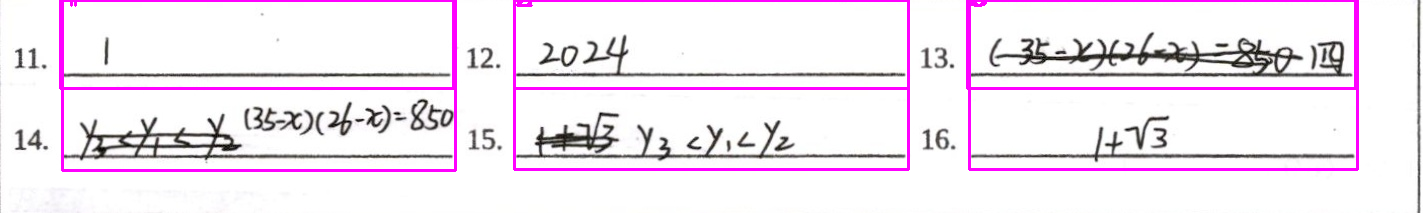
#> input picture OCRAutoScore/segmentation/blankSegmentation/debug/1972.png, 1423 x 213 px
$ python -i blank_segmentation.py   (imports and definitions only)
#> lines starting #> are read from the running program, lines starting #| are printed output that depends on the picture; after the words box and inside, x2 and y2 are one past the last pixel; in counts of white or black regions, pixels touching at a corner belong together
#> further down, picture is the input picture: shape (213, 1423, 3); mean B, G, R 241.9, 230.9, 242.4
import functools
import sys

import cv2
import os
import numpy as np
import math


class Model:
    def __init__(self, debug=False):
        self.rects = []  # 记录一张图可以标记分割的矩阵 格式为[x, y, w, h]
        self.crop_img = [] # 保存分割的图片
        self.img = None  # 图片
        self.debug = debug  # debug模式
        self.name = ''  # 图片名

    def process(self, img_path, name):  # 运行过程
        binary = self.__preProcessing(img_path, name)
        horizon = self.__detectLines(binary)
        self.__contourExtraction(horizon)
        result = self.__segmentation()
        self.rects.clear()
        self.img = None
        self.name = ''
        return result

    def __preProcessing(self, img_path, name):  # 图片预处理，输出二值图
        img = cv2.imread(img_path)
        self.img = img
        self.name = name
        gray = cv2.cvtColor(img, cv2.COLOR_BGR2GRAY)
        blur = cv2.GaussianBlur(gray, (5, 5), 1.5)
        _, binary = cv2.threshold(blur, 0, 255, cv2.THRESH_BINARY + cv2.THRESH_OTSU)
        thresh, binary = cv2.threshold(blur, int(_ * 0.95), 255, cv2.THRESH_BINARY)
        return binary

    def process_img(self, img):
        self.__preProcessing_img(img)
        binary = self.__preProcessing_img(img)
        horizon = self.__detectLines(binary)
        self.__contourExtraction(horizon)
        result = self.__segmentation()
        self.rects.clear()
        self.img = None
        return result

    def __preProcessing_img(self, img):  # 图片预处理，输出二值图
        self.img = img
        gray = cv2.cvtColor(img, cv2.COLOR_BGR2GRAY)
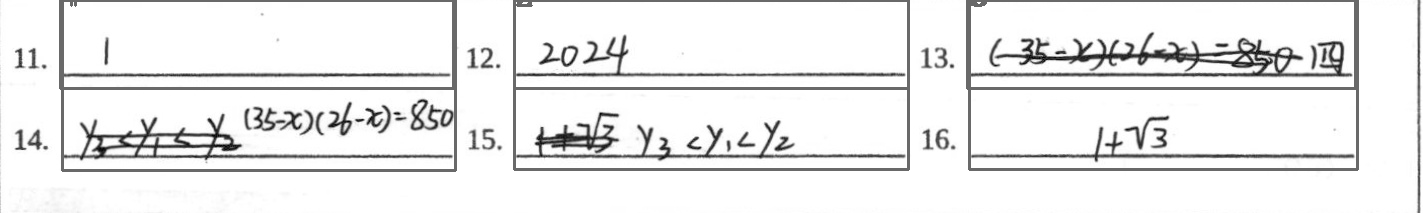
#> gray: shape (213, 1423); min 1, max 255, mean 235.6
        blur = cv2.GaussianBlur(gray, (5, 5), 1.5)
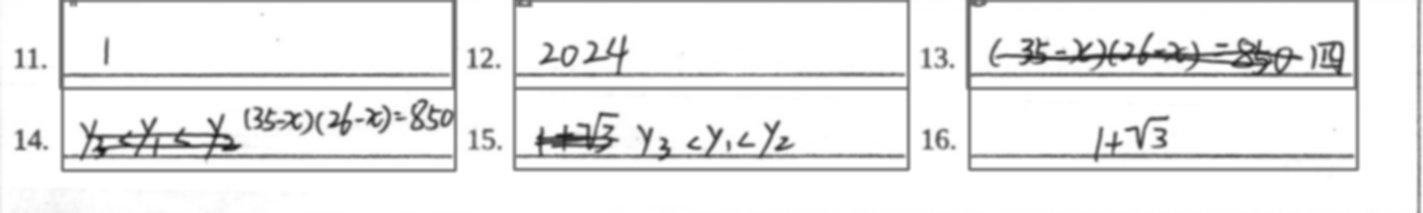
#> blur: shape (213, 1423); min 21, max 255, mean 235.7
        _, binary = cv2.threshold(blur, 0, 255, cv2.THRESH_BINARY + cv2.THRESH_OTSU)
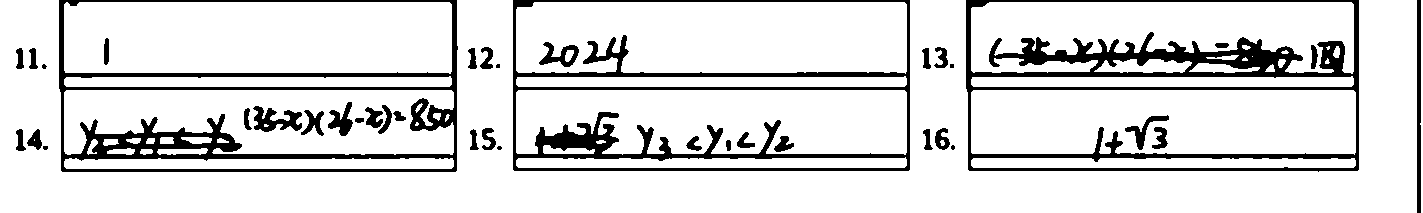
#> binary: shape (213, 1423); 86.1% white; 40 black regions (6 under 20 px), largest, box (x1, y1, x2, y2) and area: (966, 0, 1359, 172) 13603, (59, 0, 458, 172) 11321, (513, 0, 910, 171) 10621
        thresh, binary = cv2.threshold(blur, int(_ * 0.95), 255, cv2.THRESH_BINARY)
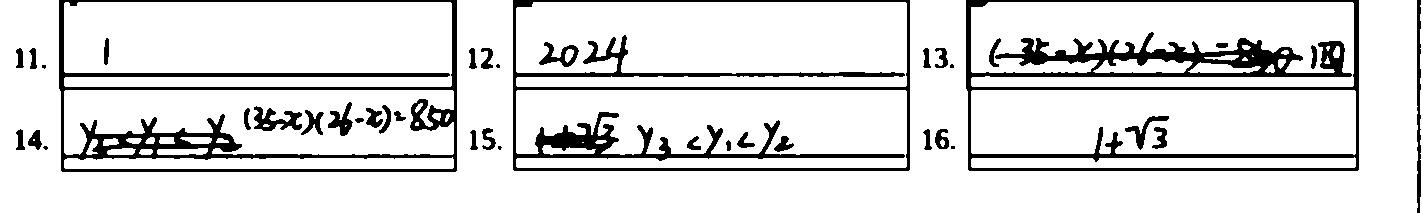
#> binary: shape (213, 1423); 87.1% white; 41 black regions (6 under 20 px), largest, box (x1, y1, x2, y2) and area: (966, 0, 1359, 171) 12700, (59, 0, 457, 172) 10580, (513, 0, 910, 171) 10096
#> thresh = 187
        return binary

    @staticmethod
    def __detectLines(img):  # 检测水平线
        horizon_k = int(math.sqrt(img.shape[1]) * 1.2)  # w
#> horizon_k = 45
        # hors_k = int(binary.shape[1]/ 16)  # w
        kernel = cv2.getStructuringElement(cv2.MORPH_RECT, (horizon_k, 1))  # 设置内核形状
        horizon = ~cv2.dilate(img, kernel, iterations=1)  # 膨胀
#> horizon: shape (213, 1423); 6% white; 23 white regions (2 under 20 px), largest, box (x1, y1, x2, y2) and area: (81, 73, 428, 77) 1385, (990, 154, 1337, 158) 1377, (988, 73, 1330, 77) 1342
        kernel = cv2.getStructuringElement(cv2.MORPH_RECT, (int(horizon_k / 0.9), 1))
        horizon = cv2.dilate(horizon, kernel, iterations=1)
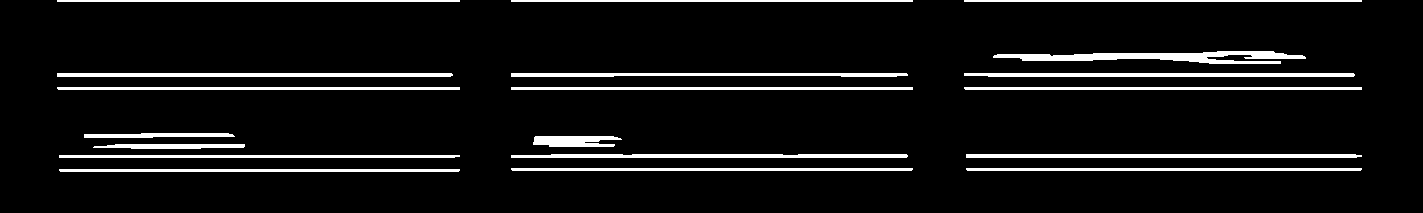
#> horizon: shape (213, 1423); 7.5% white; 19 white regions
        return horizon

    def __contourExtraction(self, img, debug=False):  # 轮廓检测
#> called with debug = False
        cnts = cv2.findContours(img, cv2.RETR_EXTERNAL, cv2.CHAIN_APPROX_SIMPLE)
#> cnts = 19 contours; largest, box (x1, y1, x2, y2) and area: (993, 51, 1306, 64) 1810, (57, 73, 453, 77) 1183, (966, 154, 1362, 158) 1175, (964, 73, 1355, 77) 1146, (511, 154, 908, 158) 1124
        border_y, border_x = img.shape
#> border_y = 213; border_x = 1423
        # 去除邻近上边界和下边界检测的轮廓
        for cnt in cnts[0]:
            x, y, w, h = cv2.boundingRect(cnt)
            if y < 4 or y > border_y - 8:
                continue
            if self.debug and debug:
                cv2.rectangle(self.img, (x, y), (w + x, h + y), (0, 0, 255), 2)
            self.rects.append([x, y, w, h])
#> this loop made 19 passes
#> (x, y, w, h) on passes 1, 2, 3, 4, 5, 6, 7, 8, 9, 10, 12, 13: (59, 169, 401, 3), (966, 168, 396, 3), (511, 168, 402, 3), (59, 155, 401, 3), (966, 154, 396, 4), (511, 154, 397, 4), (93, 144, 152, 5), (533, 136, 89, 11), (84, 133, 151, 5), (964, 87, 398, 3), (57, 87, 403, 3), (964, 73, 391, 4)
#> (cnt, x, y, w, h) on passes 11, 17, 18, 19: ([[511, 87], [511, 89], [912, 89], [912, 87]], 511, 87, 402, 3), ([[964, 0], [964, 1], [1361, 1], [1361, 0]], 964, 0, 398, 2), ([[511, 0], [511, 1], [912, 1], [912, 0]], 511, 0, 402, 2), ([[57, 0], [57, 1], [459, 1], [459, 0]], 57, 0, 403, 2)
#> after the loop, self.rects = 16 items, first 6: [59, 169, 401, 3], [966, 168, 396, 3], [511, 168, 402, 3], [59, 155, 401, 3], [966, 154, 396, 4], [511, 154, 397, 4]
        # 排序
        self.rects = sorted(self.rects, key=functools.cmp_to_key(self.__cmp_rect_r))
#> self.rects = 16 items, first 6: [59, 169, 401, 3], [511, 168, 402, 3], [966, 168, 396, 3], [59, 155, 401, 3], [511, 154, 397, 4], [966, 154, 396, 4]

        pre = None
        idx_lst = []
        # 标记不相关的轮廓
        for idx, cnt in enumerate(self.rects):
            x, y, w, h = cnt
            if w < 150:
                continue
            if pre is None:
                pre = [x, y, w]
            elif 6 < abs(pre[1] - (y + h / 2)) < 70:  # and 10 < abs(pre[0] - x) < pre[2]
                continue
            pre[1] = y + h / 2
            pre[0] = x
            pre[2] = w
            idx_lst.append(idx)
#> this loop made 16 passes
#> after the loop, idx_lst = [0, 1, 2, 9, 10, 11]; pre = [964, 88.5, 398]

        # 再次筛选
        self.rects = [self.rects[x] for x in idx_lst]
#> self.rects = [[59, 169, 401, 3], [511, 168, 402, 3], [966, 168, 396, 3], [57, 87, 403, 3], [511, 87, 402, 3], [964, 87, 398, 3]]
        self.rects = sorted(self.rects, key=functools.cmp_to_key(self.__cmp_rect))
#> self.rects = [[57, 87, 403, 3], [511, 87, 402, 3], [964, 87, 398, 3], [59, 169, 401, 3], [511, 168, 402, 3], [966, 168, 396, 3]]
        # 将检测的水平线扩充成矩形框
        pre_y, pre_h = -1, -1
        for idx, cnt in enumerate(self.rects):
            x, y, w, h = cnt
            if pre_h == -1:
                pre_y = y
                h = y - 5
                y = 5
                pre_h = h
            else:
                if abs(pre_y - y) < 10:
                    h = pre_h
                    y = max(y - h, 0)
                else:
                    pre_h = abs(y - pre_y) - 10
                    pre_y = y
                    h = pre_h
                    y = pre_y - h
            self.rects[idx] = [x, y, w, h + 15]
#> this loop made 6 passes
#> (cnt, x, w, pre_y, pre_h) on pass 1: ([57, 87, 403, 3], 57, 403, 87, 82)
#> (cnt, x, w, pre_h, pre_y) on pass 4: ([59, 169, 401, 3], 59, 401, 72, 169)
#> after the loop, self.rects = [[57, 5, 403, 97], [511, 5, 402, 97], [964, 5, 398, 97], [59, 97, 401, 87], [511, 96, 402, 87], [966, 96, 396, 87]]

    def __segmentation(self):  # 分割
        if self.debug:  # debug模式只标记不分割
            if not os.path.exists('debug'):
                os.mkdir('debug')
            for idx, rect in enumerate(self.rects):
                x, y, w, h = rect
                h = h + y
                y = 0
                cv2.rectangle(self.img, (x, y), (w + x, h + y), (255, 0, 255), 2)
                cv2.putText(self.img, str(idx + 1), (x, y + 5), cv2.FONT_HERSHEY_SIMPLEX, 1, (255, 0, 255), 2)
            cv2.imwrite('./debug/{}.png'.format(self.name), self.img)
        else:
            # if not os.path.exists('res'):
            #     os.mkdir('res')
            for idx, rect in enumerate(self.rects):
                x, y, w, h = rect
                crop_img = self.img[y:y + h, x:x + w]
                crop_img = crop_img.copy()
                self.crop_img.append(crop_img)
#> this loop made 6 passes
#> pass 1, in __segmentation, `crop_img = self.img[y:y + h, x:x + w]`:
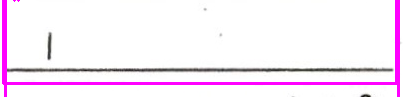
#> crop_img: shape (97, 403, 3); mean B, G, R 248.6, 235.2, 248.9
#> pass 3, in __segmentation, `crop_img = self.img[y:y + h, x:x + w]`:
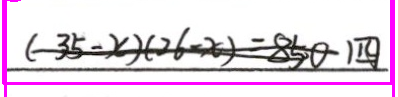
#> crop_img: shape (97, 398, 3); mean B, G, R 228.5, 215, 229.2
#> after the loop, self.crop_img = 6 items
                # cv2.imwrite('./res/{}-{}.png'.format(self.name, idx + 1), crop_img)
            return self.crop_img

    @staticmethod
    def __cmp_rect(a, b):
        if (abs(a[1] - b[1]) < 10 and a[0] > b[0]) or a[1] > b[1]:
            return 1
        elif abs(a[1] - b[1]) < 10 and abs(a[0] - b[0]) < 20:
            return 0
        else:
            return -1

    @staticmethod
    def __cmp_rect_r(a, b):
        if (abs(a[1] - b[1]) < 5 and a[0] < b[0]) or a[1] > b[1]:
            return -1
        elif abs(a[1] - b[1]) < 5 and abs(a[0] - b[0]) < 5:
            return 0
        else:
            return 1


# [19 lines not run here, left out]

>>> import cv2
>>> picture = cv2.imread('debug/1972.png')
>>> result = Model().process_img(picture)
#> result = 6 items

$ run again, on OCRAutoScore/segmentation/blankSegmentation/debug/3521.png
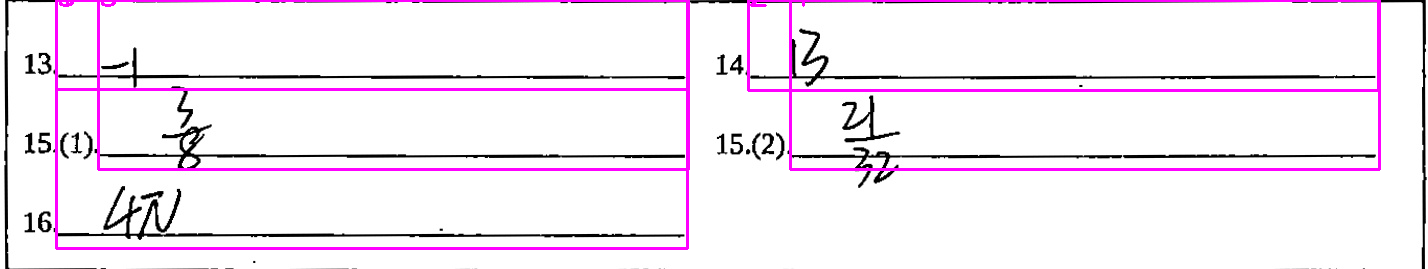
#> input picture OCRAutoScore/segmentation/blankSegmentation/debug/3521.png, 1428 x 269 px
#> picture is the input picture: shape (269, 1428, 3); mean B, G, R 244.6, 234.4, 244.6
#> in __preProcessing_img, `thresh, binary = cv2.threshold(blur, int(_ * 0.95), 255, cv2.THRESH_BI..`:
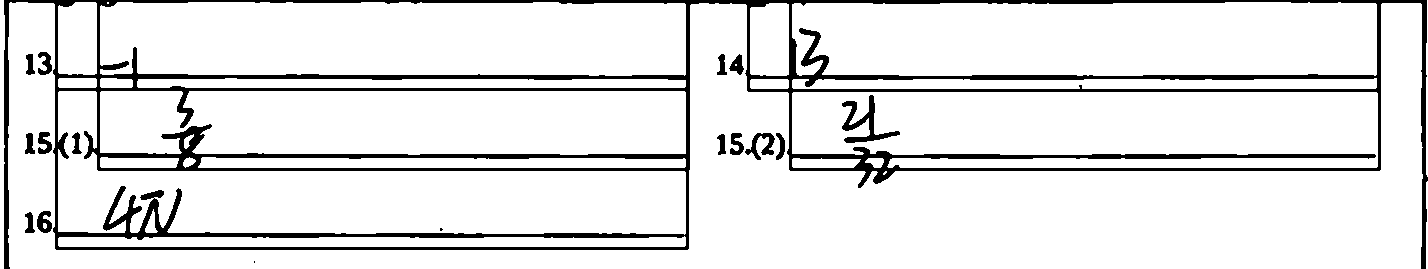
#> binary: shape (269, 1428); 89.7% white; 17 black regions (2 under 20 px), largest, box (x1, y1, x2, y2) and area: (4, 0, 1428, 269) 36453, (842, 95, 900, 143) 804, (745, 133, 775, 160) 335
#> thresh = 181
#> cnts = 11 contours; largest, box (x1, y1, x2, y2) and area: (2, 0, 1428, 4) 2614, (53, 233, 692, 238) 1900, (53, 74, 693, 79) 1884, (93, 153, 693, 159) 1849, (745, 75, 1384, 80) 1836
#> the loop in __contourExtraction, `for cnt in cnts[0]:` made 11 passes
#> (x, y, w, h) on passes 1, 2, 3, 4, 5, 6, 7, 9: (53, 247, 639, 3), (53, 233, 639, 5), (787, 168, 597, 3), (95, 168, 598, 3), (786, 154, 593, 5), (93, 153, 600, 6), (745, 89, 639, 3), (745, 75, 639, 5)
#> after the loop in __contourExtraction, `for cnt in cnts[0]:`: self.rects = [[53, 247, 639, 3], [53, 233, 639, 5], [787, 168, 597, 3], [95, 168, 598, 3], [786, 154, 593, 5], [93, 153, 600, 6], [745, 89, 639, 3], [53, 88, 640, 3], [745, 75, 639, 5], [53, 74, 640, 5]]
#> in __contourExtraction, `self.rects = sorted(self.rects, key=functools.cmp_to_key(self.__cmp_re..`: self.rects = [[53, 247, 639, 3], [53, 233, 639, 5], [95, 168, 598, 3], [787, 168, 597, 3], [93, 153, 600, 6], [786, 154, 593, 5], [53, 88, 640, 3], [745, 89, 639, 3], [53, 74, 640, 5], [745, 75, 639, 5]]
#> the loop in __contourExtraction, `for idx, cnt in enumerate(self.rects):` made 10 passes
#> after the loop in __contourExtraction, `for idx, cnt in enumerate(self.rects):`: idx_lst = [0, 2, 3, 6, 7]; pre = [745, 90.5, 639]
#> in __contourExtraction, `self.rects = [self.rects[x] for x in idx_lst]`: self.rects = [[53, 247, 639, 3], [95, 168, 598, 3], [787, 168, 597, 3], [53, 88, 640, 3], [745, 89, 639, 3]]
#> in __contourExtraction, `self.rects = sorted(self.rects, key=functools.cmp_to_key(self.__cmp_re..`: self.rects = [[53, 88, 640, 3], [745, 89, 639, 3], [95, 168, 598, 3], [787, 168, 597, 3], [53, 247, 639, 3]]
#> the loop in __contourExtraction, `for idx, cnt in enumerate(self.rects):` made 5 passes
#> (cnt, x, w, pre_h, pre_y) on passes 3, 5: ([95, 168, 598, 3], 95, 598, 70, 168), ([53, 247, 639, 3], 53, 639, 69, 247)
#> after the loop in __contourExtraction, `for idx, cnt in enumerate(self.rects):`: self.rects = [[53, 5, 640, 98], [745, 6, 639, 98], [95, 98, 598, 85], [787, 98, 597, 85], [53, 178, 639, 84]]
#> the loop in __segmentation, `for idx, rect in enumerate(self.rects):` made 5 passes
#> pass 3, in __segmentation, `crop_img = self.img[y:y + h, x:x + w]`:
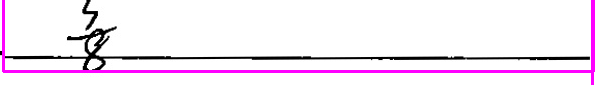
#> crop_img: shape (85, 598, 3); mean B, G, R 244.1, 232.6, 244.1
#> after the loop in __segmentation, `for idx, rect in enumerate(self.rects):`: self.crop_img = 5 items

$ run again, on OCRAutoScore/segmentation/blankSegmentation/debug/3883.png
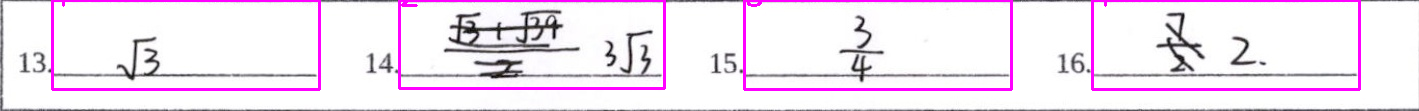
#> input picture OCRAutoScore/segmentation/blankSegmentation/debug/3883.png, 1419 x 111 px
#> picture is the input picture: shape (111, 1419, 3); mean B, G, R 243.1, 230.1, 242.7
#> in __preProcessing_img, `thresh, binary = cv2.threshold(blur, int(_ * 0.95), 255, cv2.THRESH_BI..`:
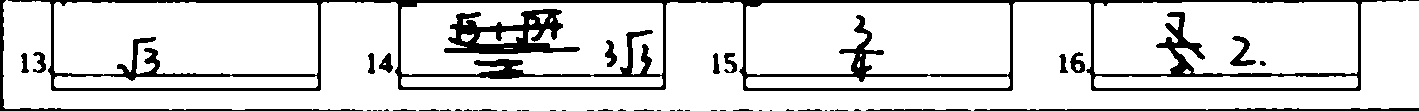
#> binary: shape (111, 1419); 85.5% white; 52 black regions (29 under 20 px), largest, box (x1, y1, x2, y2) and area: (8, 0, 1406, 91) 15807, (444, 9, 580, 54) 2871, (0, 0, 363, 111) 1078
#> thresh = 197
#> cnts = 16 contours; largest, box (x1, y1, x2, y2) and area: (6, 0, 1409, 3) 2089, (442, 43, 583, 53) 918, (1089, 88, 1364, 91) 547, (741, 88, 1016, 91) 547, (49, 88, 324, 91) 547
#> the loop in __contourExtraction, `for cnt in cnts[0]:` made 16 passes
#> (x, y, w, h) on passes 1 to 8: (0, 109, 366, 2), (864, 108, 555, 3), (1089, 88, 275, 3), (741, 88, 275, 3), (49, 88, 275, 3), (396, 87, 273, 3), (1088, 74, 276, 3), (740, 74, 276, 3)
#> after the loop in __contourExtraction, `for cnt in cnts[0]:`: self.rects = [[1089, 88, 275, 3], [741, 88, 275, 3], [49, 88, 275, 3], [396, 87, 273, 3], [1088, 74, 276, 3], [740, 74, 276, 3], [48, 74, 276, 3], [395, 73, 274, 4], [472, 61, 54, 4], [837, 51, 50, 2], [1154, 45, 51, 2], [442, 43, 141, 10], [448, 25, 118, 7]]
#> in __contourExtraction, `self.rects = sorted(self.rects, key=functools.cmp_to_key(self.__cmp_re..`: self.rects = [[49, 88, 275, 3], [396, 87, 273, 3], [741, 88, 275, 3], [1089, 88, 275, 3], [48, 74, 276, 3], [395, 73, 274, 4], [740, 74, 276, 3], [1088, 74, 276, 3], [472, 61, 54, 4], [837, 51, 50, 2], [442, 43, 141, 10], [1154, 45, 51, 2], [448, 25, 118, 7]]
#> the loop in __contourExtraction, `for idx, cnt in enumerate(self.rects):` made 13 passes
#> after the loop in __contourExtraction, `for idx, cnt in enumerate(self.rects):`: idx_lst = [0, 1, 2, 3]; pre = [1089, 89.5, 275]
#> in __contourExtraction, `self.rects = [self.rects[x] for x in idx_lst]`: self.rects = [[49, 88, 275, 3], [396, 87, 273, 3], [741, 88, 275, 3], [1089, 88, 275, 3]]
#> the loop in __contourExtraction, `for idx, cnt in enumerate(self.rects):` made 4 passes
#> (cnt, x, w, pre_y, pre_h) on pass 1: ([49, 88, 275, 3], 49, 275, 88, 83)
#> after the loop in __contourExtraction, `for idx, cnt in enumerate(self.rects):`: self.rects = [[49, 5, 275, 98], [396, 4, 273, 98], [741, 5, 275, 98], [1089, 5, 275, 98]]
#> the loop in __segmentation, `for idx, rect in enumerate(self.rects):` made 4 passes
#> (rect, x, w) on passes 1 to 4: ([49, 5, 275, 98], 49, 275), ([396, 4, 273, 98], 396, 273), ([741, 5, 275, 98], 741, 275), ([1089, 5, 275, 98], 1089, 275)
#> pass 3, in __segmentation, `crop_img = self.img[y:y + h, x:x + w]`:
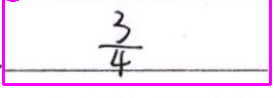
#> crop_img: shape (98, 275, 3); mean B, G, R 247.9, 235, 247.8
#> after the loop in __segmentation, `for idx, rect in enumerate(self.rects):`: self.crop_img = 4 items

$ run again, on OCRAutoScore/segmentation/blankSegmentation/debug/5274.png
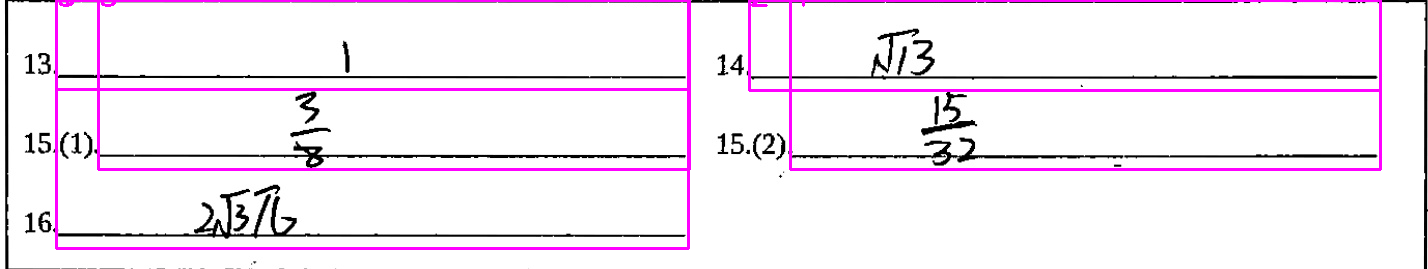
#> input picture OCRAutoScore/segmentation/blankSegmentation/debug/5274.png, 1428 x 269 px
#> picture is the input picture: shape (269, 1428, 3); mean B, G, R 244.8, 234.6, 244.8
#> thresh = 181
#> cnts = 11 contours; largest, box (x1, y1, x2, y2) and area: (2, 0, 1428, 4) 2764, (52, 74, 694, 79) 1950, (94, 154, 694, 158) 1748, (746, 75, 1385, 80) 1522, (787, 154, 1385, 159) 1489
#> the loop in __contourExtraction, `for cnt in cnts[0]:` made 11 passes
#> (x, y, w, h) on passes 1, 2, 3, 4, 5, 6, 7, 9: (53, 247, 640, 3), (53, 233, 640, 5), (787, 168, 598, 3), (95, 168, 599, 3), (787, 154, 598, 5), (94, 154, 600, 4), (746, 89, 639, 3), (746, 75, 639, 5)
#> after the loop in __contourExtraction, `for cnt in cnts[0]:`: self.rects = [[53, 247, 640, 3], [53, 233, 640, 5], [787, 168, 598, 3], [95, 168, 599, 3], [787, 154, 598, 5], [94, 154, 600, 4], [746, 89, 639, 3], [53, 88, 641, 3], [746, 75, 639, 5], [52, 74, 642, 5]]
#> in __contourExtraction, `self.rects = sorted(self.rects, key=functools.cmp_to_key(self.__cmp_re..`: self.rects = [[53, 247, 640, 3], [53, 233, 640, 5], [95, 168, 599, 3], [787, 168, 598, 3], [94, 154, 600, 4], [787, 154, 598, 5], [53, 88, 641, 3], [746, 89, 639, 3], [52, 74, 642, 5], [746, 75, 639, 5]]
#> the loop in __contourExtraction, `for idx, cnt in enumerate(self.rects):` made 10 passes
#> after the loop in __contourExtraction, `for idx, cnt in enumerate(self.rects):`: idx_lst = [0, 2, 3, 6, 7]; pre = [746, 90.5, 639]
#> in __contourExtraction, `self.rects = [self.rects[x] for x in idx_lst]`: self.rects = [[53, 247, 640, 3], [95, 168, 599, 3], [787, 168, 598, 3], [53, 88, 641, 3], [746, 89, 639, 3]]
#> in __contourExtraction, `self.rects = sorted(self.rects, key=functools.cmp_to_key(self.__cmp_re..`: self.rects = [[53, 88, 641, 3], [746, 89, 639, 3], [95, 168, 599, 3], [787, 168, 598, 3], [53, 247, 640, 3]]
#> the loop in __contourExtraction, `for idx, cnt in enumerate(self.rects):` made 5 passes
#> (cnt, x, w, pre_h, pre_y) on passes 3, 5: ([95, 168, 599, 3], 95, 599, 70, 168), ([53, 247, 640, 3], 53, 640, 69, 247)
#> after the loop in __contourExtraction, `for idx, cnt in enumerate(self.rects):`: self.rects = [[53, 5, 641, 98], [746, 6, 639, 98], [95, 98, 599, 85], [787, 98, 598, 85], [53, 178, 640, 84]]
#> the loop in __segmentation, `for idx, rect in enumerate(self.rects):` made 5 passes
#> pass 3, in __segmentation, `crop_img = self.img[y:y + h, x:x + w]`:
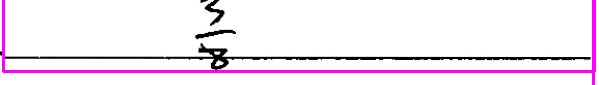
#> crop_img: shape (85, 599, 3); mean B, G, R 244.6, 233.1, 244.6
#> after the loop in __segmentation, `for idx, rect in enumerate(self.rects):`: self.crop_img = 5 items
